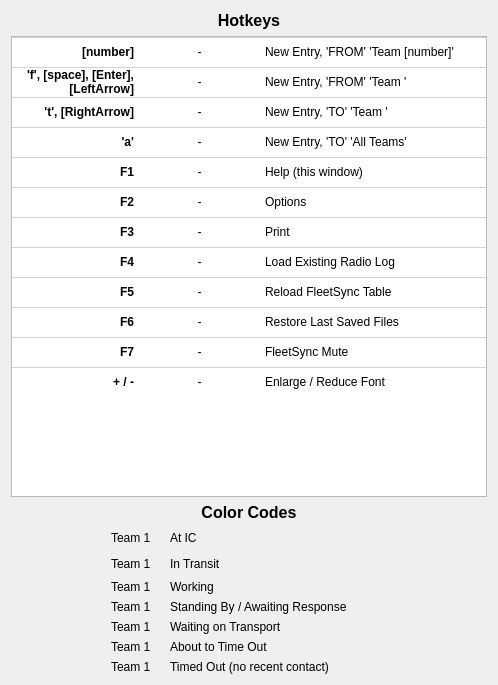
<?xml version="1.0" encoding="UTF-8"?>
<ui version="4.0">
 <class>Help</class>
 <widget class="QDialog" name="Help">
  <property name="enabled">
   <bool>true</bool>
  </property>
  <property name="geometry">
   <rect>
    <x>0</x>
    <y>0</y>
    <width>498</width>
    <height>685</height>
   </rect>
  </property>
  <property name="sizePolicy">
   <sizepolicy hsizetype="Expanding" vsizetype="Expanding">
    <horstretch>0</horstretch>
    <verstretch>0</verstretch>
   </sizepolicy>
  </property>
  <property name="windowTitle">
   <string>Help</string>
  </property>
  <property name="whatsThis">
   <string notr="true"/>
  </property>
  <layout class="QVBoxLayout" name="verticalLayout">
   <item>
    <layout class="QGridLayout" name="gridLayout">
     <item row="0" column="0">
      <widget class="QLabel" name="label_7">
       <property name="font">
        <font>
         <family>Segoe UI</family>
         <pointsize>12</pointsize>
         <weight>75</weight>
         <bold>true</bold>
        </font>
       </property>
       <property name="text">
        <string>Hotkeys</string>
       </property>
       <property name="alignment">
        <set>Qt::AlignCenter</set>
       </property>
      </widget>
     </item>
     <item row="1" column="0">
      <widget class="QTableWidget" name="hotkeysTableWidget">
       <property name="enabled">
        <bool>true</bool>
       </property>
       <property name="sizePolicy">
        <sizepolicy hsizetype="Expanding" vsizetype="Expanding">
         <horstretch>0</horstretch>
         <verstretch>0</verstretch>
        </sizepolicy>
       </property>
       <property name="minimumSize">
        <size>
         <width>435</width>
         <height>0</height>
        </size>
       </property>
       <property name="focusPolicy">
        <enum>Qt::NoFocus</enum>
       </property>
       <property name="styleSheet">
        <string notr="true">QTableWidget::item {border-top:1px solid lightgray}</string>
       </property>
       <property name="lineWidth">
        <number>1</number>
       </property>
       <property name="midLineWidth">
        <number>0</number>
       </property>
       <property name="verticalScrollBarPolicy">
        <enum>Qt::ScrollBarAsNeeded</enum>
       </property>
       <property name="autoScroll">
        <bool>true</bool>
       </property>
       <property name="editTriggers">
        <set>QAbstractItemView::NoEditTriggers</set>
       </property>
       <property name="tabKeyNavigation">
        <bool>false</bool>
       </property>
       <property name="alternatingRowColors">
        <bool>false</bool>
       </property>
       <property name="selectionMode">
        <enum>QAbstractItemView::NoSelection</enum>
       </property>
       <property name="showGrid">
        <bool>false</bool>
       </property>
       <property name="gridStyle">
        <enum>Qt::SolidLine</enum>
       </property>
       <property name="columnCount">
        <number>3</number>
       </property>
       <attribute name="horizontalHeaderVisible">
        <bool>false</bool>
       </attribute>
       <attribute name="horizontalHeaderCascadingSectionResizes">
        <bool>false</bool>
       </attribute>
       <attribute name="horizontalHeaderDefaultSectionSize">
        <number>125</number>
       </attribute>
       <attribute name="horizontalHeaderHighlightSections">
        <bool>false</bool>
       </attribute>
       <attribute name="horizontalHeaderMinimumSectionSize">
        <number>10</number>
       </attribute>
       <attribute name="horizontalHeaderShowSortIndicator" stdset="0">
        <bool>false</bool>
       </attribute>
       <attribute name="horizontalHeaderStretchLastSection">
        <bool>true</bool>
       </attribute>
       <attribute name="verticalHeaderVisible">
        <bool>false</bool>
       </attribute>
       <row>
        <property name="text">
         <string>New Row</string>
        </property>
       </row>
       <row>
        <property name="text">
         <string>New Row</string>
        </property>
       </row>
       <row>
        <property name="text">
         <string>New Row</string>
        </property>
       </row>
       <row>
        <property name="text">
         <string>New Row</string>
        </property>
       </row>
       <row>
        <property name="text">
         <string>New Row</string>
        </property>
       </row>
       <row>
        <property name="text">
         <string>New Row</string>
        </property>
       </row>
       <row>
        <property name="text">
         <string>New Row</string>
        </property>
       </row>
       <row>
        <property name="text">
         <string>New Row</string>
        </property>
       </row>
       <row>
        <property name="text">
         <string>New Row</string>
        </property>
       </row>
       <row>
        <property name="text">
         <string>New Row</string>
        </property>
       </row>
       <row>
        <property name="text">
         <string>New Row</string>
        </property>
       </row>
       <row>
        <property name="text">
         <string>New Row</string>
        </property>
       </row>
       <column>
        <property name="text">
         <string>Key</string>
        </property>
       </column>
       <column>
        <property name="text">
         <string>spacer</string>
        </property>
        <property name="font">
         <font>
          <kerning>true</kerning>
         </font>
        </property>
       </column>
       <column>
        <property name="text">
         <string>Function</string>
        </property>
       </column>
       <item row="0" column="0">
        <property name="text">
         <string>[number]</string>
        </property>
        <property name="font">
         <font>
          <weight>75</weight>
          <bold>true</bold>
         </font>
        </property>
        <property name="textAlignment">
         <set>AlignRight|AlignVCenter</set>
        </property>
       </item>
       <item row="0" column="1">
        <property name="text">
         <string>-</string>
        </property>
        <property name="textAlignment">
         <set>AlignHCenter|AlignVCenter|AlignCenter</set>
        </property>
       </item>
       <item row="0" column="2">
        <property name="text">
         <string>New Entry, 'FROM' 'Team [number]'</string>
        </property>
       </item>
       <item row="1" column="0">
        <property name="text">
         <string>'f', [space], [Enter], [LeftArrow]</string>
        </property>
        <property name="font">
         <font>
          <weight>75</weight>
          <bold>true</bold>
         </font>
        </property>
        <property name="textAlignment">
         <set>AlignRight|AlignVCenter</set>
        </property>
       </item>
       <item row="1" column="1">
        <property name="text">
         <string>-</string>
        </property>
        <property name="textAlignment">
         <set>AlignHCenter|AlignVCenter|AlignCenter</set>
        </property>
       </item>
       <item row="1" column="2">
        <property name="text">
         <string>New Entry, 'FROM' 'Team '</string>
        </property>
       </item>
       <item row="2" column="0">
        <property name="text">
         <string>'t', [RightArrow]</string>
        </property>
        <property name="font">
         <font>
          <weight>75</weight>
          <bold>true</bold>
         </font>
        </property>
        <property name="textAlignment">
         <set>AlignRight|AlignVCenter</set>
        </property>
       </item>
       <item row="2" column="1">
        <property name="text">
         <string>-</string>
        </property>
        <property name="textAlignment">
         <set>AlignHCenter|AlignVCenter|AlignCenter</set>
        </property>
       </item>
       <item row="2" column="2">
        <property name="text">
         <string>New Entry, 'TO' 'Team '</string>
        </property>
       </item>
       <item row="3" column="0">
        <property name="text">
         <string>'a'</string>
        </property>
        <property name="font">
         <font>
          <weight>75</weight>
          <bold>true</bold>
         </font>
        </property>
        <property name="textAlignment">
         <set>AlignRight|AlignVCenter</set>
        </property>
       </item>
       <item row="3" column="1">
        <property name="text">
         <string>-</string>
        </property>
        <property name="textAlignment">
         <set>AlignHCenter|AlignVCenter|AlignCenter</set>
        </property>
       </item>
       <item row="3" column="2">
        <property name="text">
         <string>New Entry, 'TO' 'All Teams'</string>
        </property>
       </item>
       <item row="4" column="0">
        <property name="text">
         <string>F1</string>
        </property>
        <property name="font">
         <font>
          <weight>75</weight>
          <bold>true</bold>
         </font>
        </property>
        <property name="textAlignment">
         <set>AlignRight|AlignVCenter</set>
        </property>
       </item>
       <item row="4" column="1">
        <property name="text">
         <string>-</string>
        </property>
        <property name="textAlignment">
         <set>AlignHCenter|AlignVCenter|AlignCenter</set>
        </property>
       </item>
       <item row="4" column="2">
        <property name="text">
         <string>Help (this window)</string>
        </property>
       </item>
       <item row="5" column="0">
        <property name="text">
         <string>F2</string>
        </property>
        <property name="font">
         <font>
          <weight>75</weight>
          <bold>true</bold>
         </font>
        </property>
        <property name="textAlignment">
         <set>AlignRight|AlignVCenter</set>
        </property>
       </item>
       <item row="5" column="1">
        <property name="text">
         <string>-</string>
        </property>
        <property name="textAlignment">
         <set>AlignHCenter|AlignVCenter|AlignCenter</set>
        </property>
       </item>
       <item row="5" column="2">
        <property name="text">
         <string>Options</string>
        </property>
       </item>
       <item row="6" column="0">
        <property name="text">
         <string>F3</string>
        </property>
        <property name="font">
         <font>
          <weight>75</weight>
          <bold>true</bold>
         </font>
        </property>
        <property name="textAlignment">
         <set>AlignRight|AlignVCenter</set>
        </property>
       </item>
       <item row="6" column="1">
        <property name="text">
         <string>-</string>
        </property>
        <property name="textAlignment">
         <set>AlignHCenter|AlignVCenter|AlignCenter</set>
        </property>
       </item>
       <item row="6" column="2">
        <property name="text">
         <string>Print</string>
        </property>
       </item>
       <item row="7" column="0">
        <property name="text">
         <string>F4</string>
        </property>
        <property name="font">
         <font>
          <weight>75</weight>
          <bold>true</bold>
         </font>
        </property>
        <property name="textAlignment">
         <set>AlignRight|AlignVCenter</set>
        </property>
       </item>
       <item row="7" column="1">
        <property name="text">
         <string>-</string>
        </property>
        <property name="textAlignment">
         <set>AlignHCenter|AlignVCenter|AlignCenter</set>
        </property>
       </item>
       <item row="7" column="2">
        <property name="text">
         <string>Load Existing Radio Log</string>
        </property>
       </item>
       <item row="8" column="0">
        <property name="text">
         <string>F5</string>
        </property>
        <property name="font">
         <font>
          <weight>75</weight>
          <bold>true</bold>
         </font>
        </property>
        <property name="textAlignment">
         <set>AlignRight|AlignVCenter</set>
        </property>
       </item>
       <item row="8" column="1">
        <property name="text">
         <string>-</string>
        </property>
        <property name="textAlignment">
         <set>AlignHCenter|AlignVCenter|AlignCenter</set>
        </property>
       </item>
       <item row="8" column="2">
        <property name="text">
         <string>Reload FleetSync Table</string>
        </property>
        <property name="textAlignment">
         <set>AlignLeft|AlignVCenter</set>
        </property>
       </item>
       <item row="9" column="0">
        <property name="text">
         <string>F6</string>
        </property>
        <property name="font">
         <font>
          <weight>75</weight>
          <bold>true</bold>
         </font>
        </property>
        <property name="textAlignment">
         <set>AlignRight|AlignVCenter</set>
        </property>
       </item>
       <item row="9" column="1">
        <property name="text">
         <string>-</string>
        </property>
        <property name="textAlignment">
         <set>AlignHCenter|AlignVCenter|AlignCenter</set>
        </property>
       </item>
       <item row="9" column="2">
        <property name="text">
         <string>Restore Last Saved Files</string>
        </property>
       </item>
       <item row="10" column="0">
        <property name="text">
         <string>F7</string>
        </property>
        <property name="font">
         <font>
          <weight>75</weight>
          <bold>true</bold>
         </font>
        </property>
        <property name="textAlignment">
         <set>AlignRight|AlignVCenter</set>
        </property>
       </item>
       <item row="10" column="1">
        <property name="text">
         <string>-</string>
        </property>
        <property name="textAlignment">
         <set>AlignHCenter|AlignVCenter|AlignCenter</set>
        </property>
       </item>
       <item row="10" column="2">
        <property name="text">
         <string>FleetSync Mute</string>
        </property>
       </item>
       <item row="11" column="0">
        <property name="text">
         <string>+ / -</string>
        </property>
        <property name="font">
         <font>
          <weight>75</weight>
          <bold>true</bold>
         </font>
        </property>
        <property name="textAlignment">
         <set>AlignRight|AlignVCenter</set>
        </property>
       </item>
       <item row="11" column="1">
        <property name="text">
         <string>-</string>
        </property>
        <property name="textAlignment">
         <set>AlignHCenter|AlignVCenter|AlignCenter</set>
        </property>
       </item>
       <item row="11" column="2">
        <property name="text">
         <string>Enlarge / Reduce Font</string>
        </property>
       </item>
      </widget>
     </item>
    </layout>
   </item>
   <item>
    <widget class="QLabel" name="label">
     <property name="font">
      <font>
       <family>Segoe UI</family>
       <pointsize>12</pointsize>
       <weight>75</weight>
       <bold>true</bold>
      </font>
     </property>
     <property name="text">
      <string>Color Codes</string>
     </property>
     <property name="alignment">
      <set>Qt::AlignCenter</set>
     </property>
    </widget>
   </item>
   <item>
    <layout class="QGridLayout" name="gridLayout_2">
     <item row="6" column="3">
      <widget class="QLabel" name="label_11">
       <property name="font">
        <font>
         <family>Segoe UI</family>
         <pointsize>9</pointsize>
        </font>
       </property>
       <property name="text">
        <string>Timed Out (no recent contact)</string>
       </property>
      </widget>
     </item>
     <item row="5" column="3">
      <widget class="QLabel" name="label_10">
       <property name="font">
        <font>
         <family>Segoe UI</family>
         <pointsize>9</pointsize>
        </font>
       </property>
       <property name="text">
        <string>About to Time Out</string>
       </property>
      </widget>
     </item>
     <item row="2" column="3">
      <widget class="QLabel" name="label_8">
       <property name="font">
        <font>
         <family>Segoe UI</family>
         <pointsize>9</pointsize>
        </font>
       </property>
       <property name="text">
        <string>Working</string>
       </property>
      </widget>
     </item>
     <item row="2" column="1">
      <widget class="QLabel" name="colorLabel3">
       <property name="text">
        <string>Team 1</string>
       </property>
      </widget>
     </item>
     <item row="6" column="1">
      <widget class="QLabel" name="colorLabel6">
       <property name="text">
        <string>Team 1</string>
       </property>
      </widget>
     </item>
     <item row="4" column="1">
      <widget class="QLabel" name="colorLabel4">
       <property name="text">
        <string>Team 1</string>
       </property>
      </widget>
     </item>
     <item row="5" column="1">
      <widget class="QLabel" name="colorLabel5">
       <property name="text">
        <string>Team 1</string>
       </property>
      </widget>
     </item>
     <item row="1" column="4">
      <spacer name="horizontalSpacer">
       <property name="orientation">
        <enum>Qt::Horizontal</enum>
       </property>
       <property name="sizeHint" stdset="0">
        <size>
         <width>40</width>
         <height>20</height>
        </size>
       </property>
      </spacer>
     </item>
     <item row="3" column="1">
      <widget class="QLabel" name="colorLabel7">
       <property name="text">
        <string>Team 1</string>
       </property>
      </widget>
     </item>
     <item row="3" column="3">
      <widget class="QLabel" name="label_3">
       <property name="font">
        <font>
         <family>Segoe UI</family>
         <pointsize>9</pointsize>
        </font>
       </property>
       <property name="text">
        <string>Standing By / Awaiting Response</string>
       </property>
      </widget>
     </item>
     <item row="0" column="1">
      <widget class="QLabel" name="colorLabel1">
       <property name="text">
        <string>Team 1</string>
       </property>
      </widget>
     </item>
     <item row="0" column="2">
      <spacer name="horizontalSpacer_2">
       <property name="orientation">
        <enum>Qt::Horizontal</enum>
       </property>
       <property name="sizeType">
        <enum>QSizePolicy::Fixed</enum>
       </property>
       <property name="sizeHint" stdset="0">
        <size>
         <width>13</width>
         <height>20</height>
        </size>
       </property>
      </spacer>
     </item>
     <item row="1" column="1">
      <widget class="QLabel" name="colorLabel2">
       <property name="text">
        <string>Team 1</string>
       </property>
      </widget>
     </item>
     <item row="1" column="0">
      <spacer name="horizontalSpacer_3">
       <property name="orientation">
        <enum>Qt::Horizontal</enum>
       </property>
       <property name="sizeType">
        <enum>QSizePolicy::Fixed</enum>
       </property>
       <property name="sizeHint" stdset="0">
        <size>
         <width>100</width>
         <height>20</height>
        </size>
       </property>
      </spacer>
     </item>
     <item row="0" column="3">
      <widget class="QLabel" name="label_6">
       <property name="font">
        <font>
         <family>Segoe UI</family>
         <pointsize>9</pointsize>
        </font>
       </property>
       <property name="text">
        <string>At IC</string>
       </property>
      </widget>
     </item>
     <item row="1" column="3">
      <widget class="QLabel" name="label_5">
       <property name="font">
        <font>
         <family>Segoe UI</family>
         <pointsize>9</pointsize>
        </font>
       </property>
       <property name="text">
        <string>In Transit</string>
       </property>
      </widget>
     </item>
     <item row="4" column="3">
      <widget class="QLabel" name="label_2">
       <property name="font">
        <font>
         <family>Segoe UI</family>
         <pointsize>9</pointsize>
        </font>
       </property>
       <property name="text">
        <string>Waiting on Transport</string>
       </property>
      </widget>
     </item>
    </layout>
   </item>
  </layout>
 </widget>
 <resources/>
 <connections/>
</ui>
